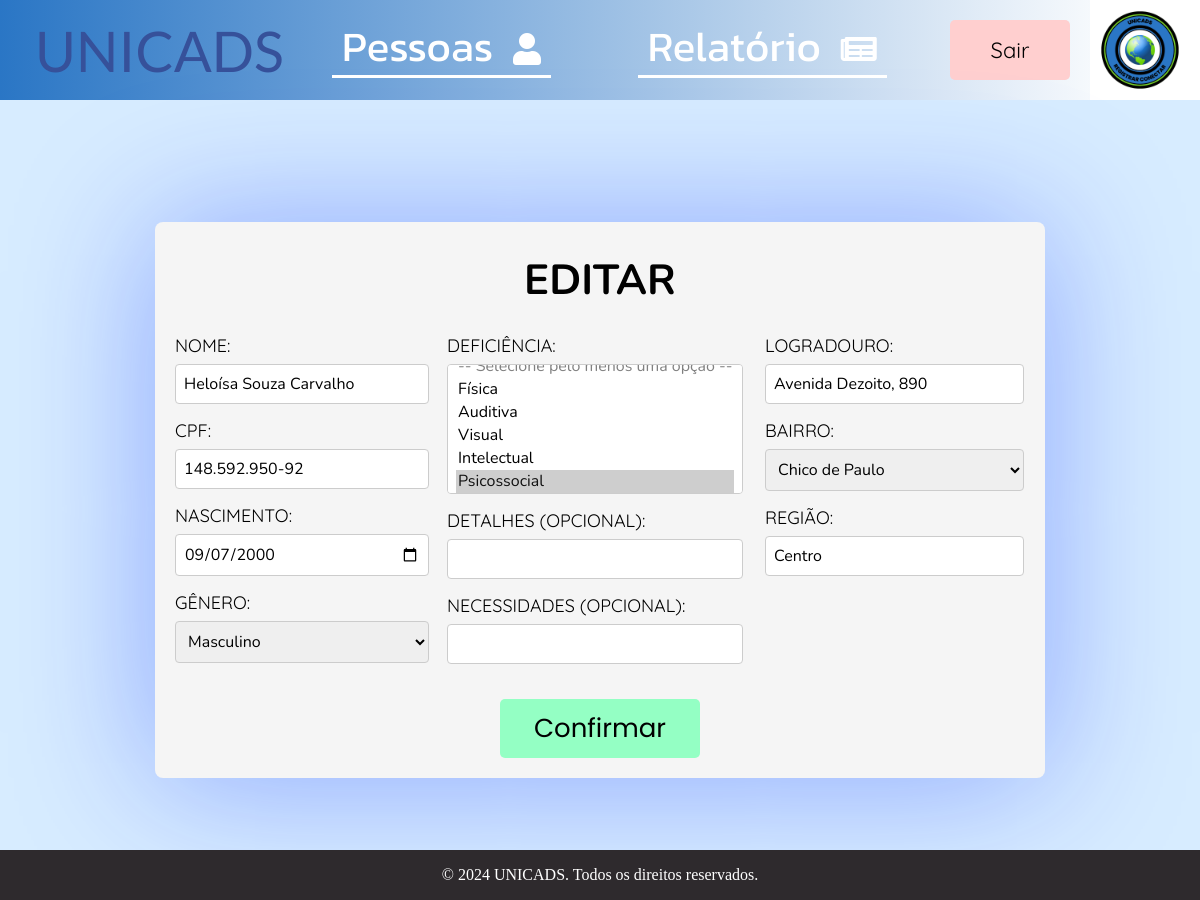
The page /editar-pessoa/121 (signed in) on the database as committed earlier.
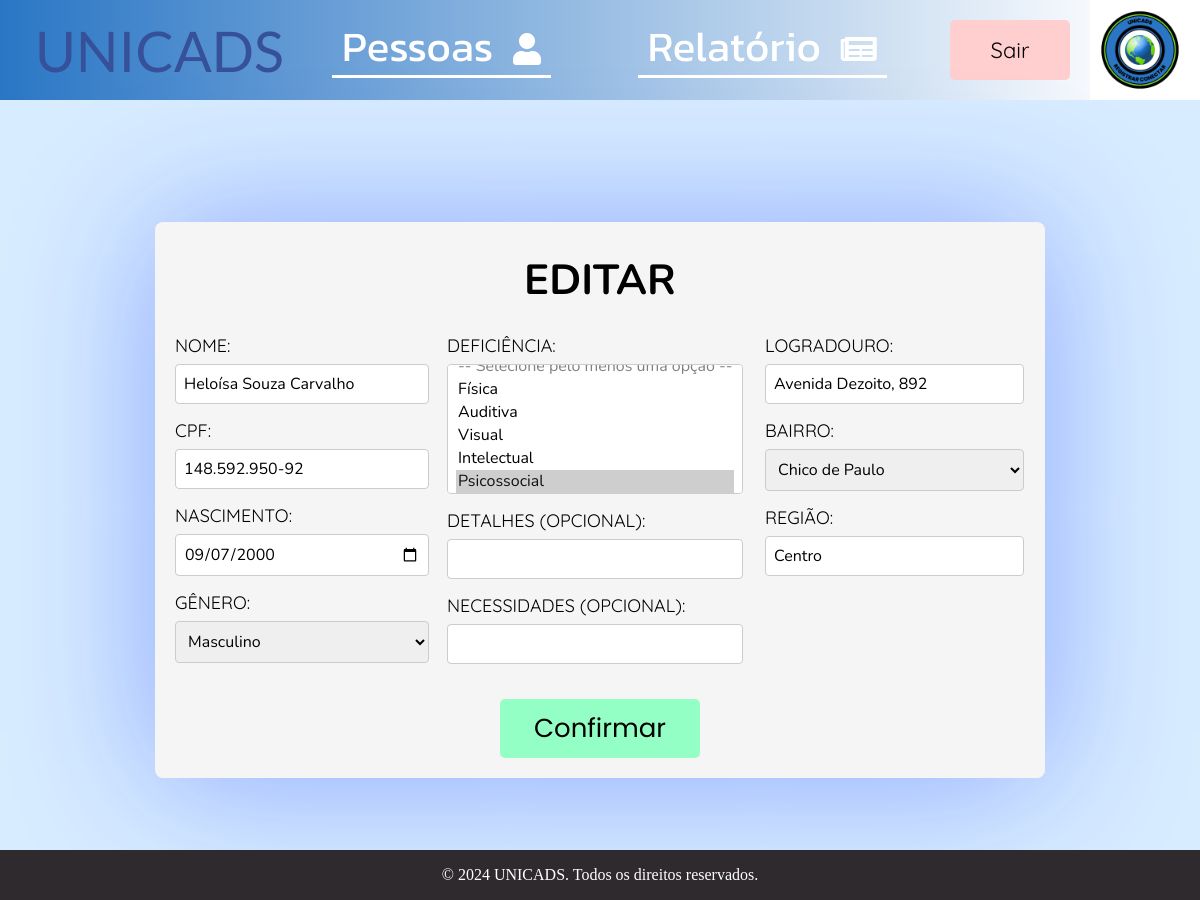
The same page on the database as committed later.
### base/models.py (models this page shows, shortened)
class Pessoa(models.Model):
    nome =  models.CharField(max_length=200, blank=False, null=False)
    cpf = models.CharField(max_length=20)
    data_nasc = models.DateField()
    genero = models.CharField(
        max_length=10,
        choices=[
        ('Masculino', 'Masculino'),
        ('Feminino', 'Feminino'),
    ],
        default='Não informado',
    )
    endereco = models.ForeignKey(Endereco, on_delete=models.SET_NULL, null=True, default=None)
    deficiencias = models.CharField(max_length=100,default='')
    detalhes = models.CharField(max_length=300, default='Não Fornecido')
    necessidades = models.CharField(max_length=300, default='Não Fornecida')

class Endereco(models.Model):
    BAIRROS_CHOICES = [
        ('Água Verde', 'Água Verde'),
        ('Águas Claras', 'Águas Claras'),
        ('Amizade', 'Amizade'),
        ('Barra do Rio Cerro', 'Barra do Rio Cerro'),
        ('Barra do Rio Molha', 'Barra do Rio Molha'),
        ('Boa Vista', 'Boa Vista'),
        ('Braço Ribeirão Cavalo', 'Braço Ribeirão Cavalo'),
        ('Centenário', 'Centenário'),
        ('Centro', 'Centro'),
        ('Chico de Paulo', 'Chico de Paulo'),
        ('Czerniewicz', 'Czerniewicz'),
        ('Estrada Nova', 'Estrada Nova'),
        ('Ilha da Figueira', 'Ilha da Figueira'),
        ('Jaraguá 84', 'Jaraguá 84'),
        ('Jaraguá 99', 'Jaraguá 99'),
        ('Jaraguá Esquerdo', 'Jaraguá Esquerdo'),
        ('João Pessoa', 'João Pessoa'),
        ('Nereu Ramos', 'Nereu Ramos'),
        ('Nova Brasília', 'Nova Brasília'),
        ('Parque Malwee', 'Parque Malwee'),
        ('Rau', 'Rau'),
        ('Ribeirão Cavalo', 'Ribeirão Cavalo'),
        ('Rio Cerro I', 'Rio Cerro I'),
        ('Rio Cerro II', 'Rio Cerro II'),
        ('Rio da Luz', 'Rio da Luz'),
        ('Rio Molha', 'Rio Molha'),
        ('Santa Luzia', 'Santa Luzia'),
        ('Santo Antônio', 'Santo Antônio'),
        ('São Luís', 'São Luís'),
        ('Tifa Martins', 'Tifa Martins'),
        ('Tifa Monos', 'Tifa Monos'),
        ('Três Rios do Norte', 'Três Rios do Norte'),
        ('Três Rios do Sul', 'Três Rios do Sul'),
        ('Vieira', 'Vieira'),
        ('Vila Baependi', 'Vila Baependi'),
        ('Vila Lalau', 'Vila Lalau'),
        ('Vila Lenzi', 'Vila Lenzi'),
        ('Vila Nova', 'Vila Nova'),
    ]
    logradouro = models.CharField(max_length=200)
    bairro = models.CharField(max_length=100,
                                choices=BAIRROS_CHOICES, default='Não Informado')
    regiao = models.CharField(max_length=100)

### base/views.py (the view, shortened to what this page needs)
# urls.py: path('editar-pessoa/<int:pessoa_id>', views.editar_pessoa, name='editar'),
@login_required(login_url='login/')
def editar_pessoa(request, pessoa_id):
    pessoa = Pessoa.objects.get(id=pessoa_id)
    form_pessoa = PessoaForm(request.POST, instance=pessoa)
    form_endereco = EnderecoForm(request.POST, instance=pessoa.endereco)
    return render(request, 'editar.html', {'form_pessoa': form_pessoa, 'form_endereco': form_endereco, 'pessoa': pessoa, 'bairros':[bairro[0] for bairro in Endereco.BAIRROS_CHOICES]})

### base/forms.py (shortened to what this page needs)
class PessoaForm(forms.ModelForm):
    detalhes = forms.CharField(required=False)
    necessidades = forms.CharField(required=False)
    class Meta:
        model = Pessoa
        fields = ['nome', 'cpf', 'data_nasc', 'genero', 'deficiencias','detalhes', 'necessidades']

class EnderecoForm(forms.ModelForm):
    class Meta:
        model = Endereco
        fields = ['logradouro', 'bairro', 'regiao']

### base/templates/editar.html (shortened to what the changed rows need)
{% extends "base.html" %}
{% load static %}
{% block css %}{% static 'css/cadastro_editar.css' %}{% endblock %}
{% block conteudo %}
<link rel="stylesheet" href="https://cdnjs.cloudflare.com/ajax/libs/font-awesome/5.15.4/css/all.min.css">
<main>
    <div class="box">
        <h1 class="text">EDITAR</h1>
        <form method="post" class="edit-form">
            <div class="dados">
                <div class="pessoa">
                    <div class="esquerda">
                        <div class="form-group">
                            <label for="id_nome">NOME:</label>
                            <input type="text" name="nome" id="id_nome" autocomplete="off" value="{{ form_pessoa.instance.nome }}" required>
                        </div>
                        <div class="form-group">
                            <label for="id_cpf">CPF:</label>
                            <input type="text" name="cpf" id="id_cpf" autocomplete="off" maxlength="14" value="{{ form_pessoa.instance.cpf }}" required>
                        </div>
                        <div class="form-group">
                            <label for="id_nasc">NASCIMENTO:</label>
                            <input type="date" name="data_nasc" id="id_nasc" autocomplete="off" value="{{ form_pessoa.instance.data_nasc|date:'Y-m-d' }}" required>
                        </div>
                    </div>
                    <div class="direita">
                        <div class="form-group">
                            <label for="id_deficiencia">DEFICIÊNCIA:</label>
                            <select name="deficiencias" id="id_deficiencias" multiple required>
                                <option value="" disabled>-- Selecione pelo menos uma opção --</option>
                                <option value="Física" {% if "Física" in form_pessoa.instance.deficiencias %}selected{% endif %}>Física</option>
                                <option value="Auditiva" {% if "Auditiva" in form_pessoa.instance.deficiencias %}selected{% endif %}>Auditiva</option>
                                <option value="Visual" {% if "Visual" in form_pessoa.instance.deficiencias %}selected{% endif %}>Visual</option>
                                <option value="Intelectual" {% if "Intelectual" in form_pessoa.instance.deficiencias %}selected{% endif %}>Intelectual</option>
                                <option value="Psicossocial" {% if "Psicossocial" in form_pessoa.instance.deficiencias %}selected{% endif %}>Psicossocial</option>
                            </select>
                        </div>
                    </div>
                </div>
                <div class="endereco">
                    <div class="form-group">
                        <label for="id_logradouro">LOGRADOURO:</label>
                        <input type="text" name="logradouro" id="id_logradouro" autocomplete="off" value="{{ form_pessoa.instance.endereco.logradouro }}" required>
                    </div>
                    <div class="form-group">
                        <label for="id_bairro">BAIRRO:</label>
                            <select name="bairro" id="id_bairro" required>
                                {% for bairro in bairros %}
                                <option value="{{ bairro }}" {% if form_pessoa.instance.endereco.bairro == bairro %}selected{% endif %}>{{ bairro }}</option>
                                {% endfor %}
                            </select>
                    </div>
                    <div class="form-group">
                        <label for="id_regiao">REGIÃO:</label>
                        <input type="text" name="regiao" id="id_regiao" autocomplete="off" value="{{ form_pessoa.instance.endereco.regiao }}" required>
                    </div>
                </div>
            </div>
        </form>
    </div>
</main>
{% endblock %}

Rows that differ between the two databases and show on the page:
changed Pessoa "Heloísa Souza Carvalho": logradouro "Avenida Dezoito, 890" → "Avenida Dezoito, 892"
